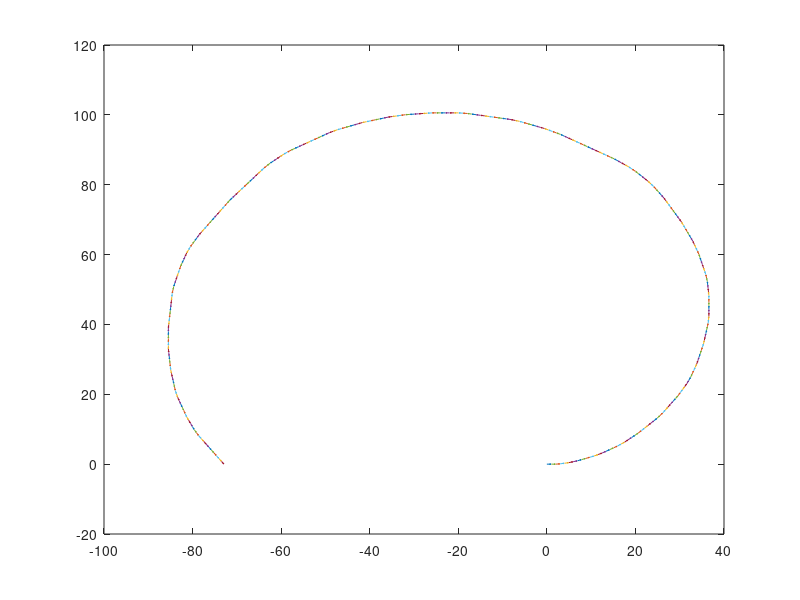

This figure's MATLAB source:
clearvars
close all
clc
primes = [2	3	5	7	11	13	17	19	23	29 31	37	41	43	47	53	59	61	67	71 ...
73	79	83	89	97	101	103	107	109	113 ...
127	131	137	139	149	151	157	163	167	173 ...
179	181	191	193	197	199	211	223	227	229 ...
233	239	241	251	257	263	269	271	277	281 ...
283	293];

%User specifies how many degrees to rotate per prime number hit
disp("How many degrees should the vectors rotate for every prime it hits?");
userRotate = input("> ");

x=0; y=0; u=1; v=0;
    quiver(x,y,u,v); hold on %hard code first vector
        xNext = x + u;
        yNext = y + v;
primeCounter = 1; %incrememnt to index through primes list
rotationDeg = 0; %increments through rotation degrees (hypotenuse length = 1)

%simple rotating vectors
for i = 2:primes(length(primes)) %iterate until reach value at last index of "primes"    

    %update u,v in terms of current degree
    u = cosd(rotationDeg);
    v = sind(rotationDeg);
        quiver(xNext,yNext,u,v); hold on

    %move to new (x,y) coord AFTER graph, BEFORE changing rotation
    xNext = xNext + cosd(rotationDeg);
    yNext = yNext + sind(rotationDeg);

    if i >= primes(primeCounter) 
        primeCounter = primeCounter + 1;
        rotationDeg = rotationDeg + userRotate;        
    end

    pause(.005);
end


